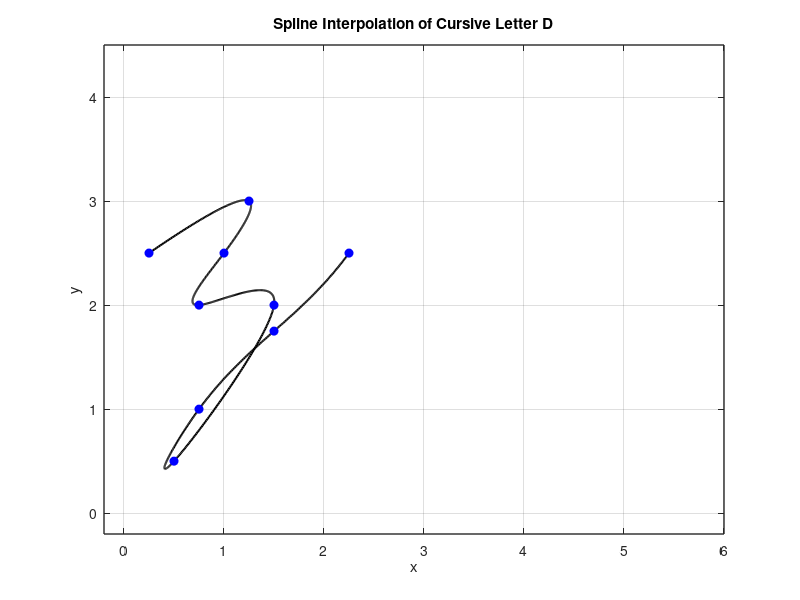

Write the MATLAB code that produced this figure.
%% letter z's
x = [0.25 1.25 1 0.75 1.5 0.5 0.75 1.5 2.25];
y = [2.5 3 2.5 2 2 0.5 1 1.75 2.5];

n = length(x);
t = 0:n-1; % Parametric coordinate t
tt = 0:0.01:n-1; % More dense coordinate tt for spline interpolation

% Compute spline interpolation
xx = spline(t, x, tt);
yy = spline(t, y, tt);

% Plot settings
figure(1)
plot(xx, yy, 'k', 'LineWidth', 1.5) % plot spline
hold on
plot(x, y, 'bo', 'MarkerFaceColor', 'b') % plot data points
axis([-0.2 6 -0.2 4.5])
grid on
title('Spline Interpolation of Cursive Letter D')
xlabel('x')
ylabel('y')
set(gca, 'FontSize', 10, 'LineWidth', 1)
grid on
